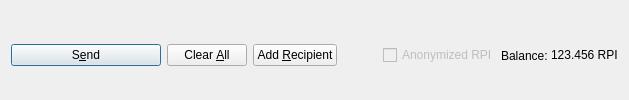
         <widget class="QFrame" name="frame_Send">
          <layout class="QHBoxLayout" name="horizontalLayout">
           <property name="bottomMargin">
            <number>0</number>
           </property>
           <item>
            <widget class="QPushButton" name="sendButton">
             <property name="minimumSize">
              <size>
               <width>150</width>
               <height>0</height>
              </size>
             </property>
             <property name="toolTip">
              <string>Confirm the send action</string>
             </property>
             <property name="text">
              <string>S&amp;end</string>
             </property>
             <property name="icon">
              <iconset resource="../rpicoin.qrc">
               <normaloff>:/icons/send</normaloff>:/icons/send</iconset>
             </property>
             <property name="autoDefault">
              <bool>false</bool>
             </property>
             <property name="default">
              <bool>true</bool>
             </property>
            </widget>
           </item>
           <item>
            <widget class="QPushButton" name="clearButton">
             <property name="sizePolicy">
              <sizepolicy hsizetype="Minimum" vsizetype="Fixed">
               <horstretch>0</horstretch>
               <verstretch>0</verstretch>
              </sizepolicy>
             </property>
             <property name="toolTip">
              <string>Clear all fields of the form.</string>
             </property>
             <property name="text">
              <string>Clear &amp;All</string>
             </property>
             <property name="icon">
              <iconset resource="../rpicoin.qrc">
               <normaloff>:/icons/remove</normaloff>:/icons/remove</iconset>
             </property>
             <property name="autoDefault">
              <bool>false</bool>
             </property>
            </widget>
           </item>
           <item>
            <widget class="QPushButton" name="addButton">
             <property name="toolTip">
              <string>Send to multiple recipients at once</string>
             </property>
             <property name="text">
              <string>Add &amp;Recipient</string>
             </property>
             <property name="icon">
              <iconset resource="../rpicoin.qrc">
               <normaloff>:/icons/add</normaloff>:/icons/add</iconset>
             </property>
             <property name="autoDefault">
              <bool>false</bool>
             </property>
            </widget>
           </item>
           <item>
            <spacer name="horizontalSpacer">
             <property name="orientation">
              <enum>Qt::Horizontal</enum>
             </property>
             <property name="sizeHint" stdset="0">
              <size>
               <width>40</width>
               <height>20</height>
              </size>
             </property>
            </spacer>
           </item>
           <item>
            <layout class="QHBoxLayout" name="horizontalLayout_2">
             <property name="spacing">
              <number>3</number>
             </property>
             <item>
              <widget class="QCheckBox" name="checkzRPI">
               <property name="enabled">
                <bool>false</bool>
               </property>
               <property name="text">
                <string>Anonymized RPI</string>
               </property>
              </widget>
             </item>
             <item>
              <widget class="QLabel" name="label">
               <property name="text">
                <string>Balance:</string>
               </property>
              </widget>
             </item>
             <item>
              <widget class="QLabel" name="labelBalance">
               <property name="sizePolicy">
                <sizepolicy hsizetype="Preferred" vsizetype="Fixed">
                 <horstretch>0</horstretch>
                 <verstretch>0</verstretch>
                </sizepolicy>
               </property>
               <property name="cursor">
                <cursorShape>IBeamCursor</cursorShape>
               </property>
               <property name="text">
                <string notr="true">123.456 RPI</string>
               </property>
               <property name="textInteractionFlags">
                <set>Qt::LinksAccessibleByMouse|Qt::TextSelectableByKeyboard|Qt::TextSelectableByMouse</set>
               </property>
              </widget>
             </item>
            </layout>
           </item>
          </layout>
         </widget>
